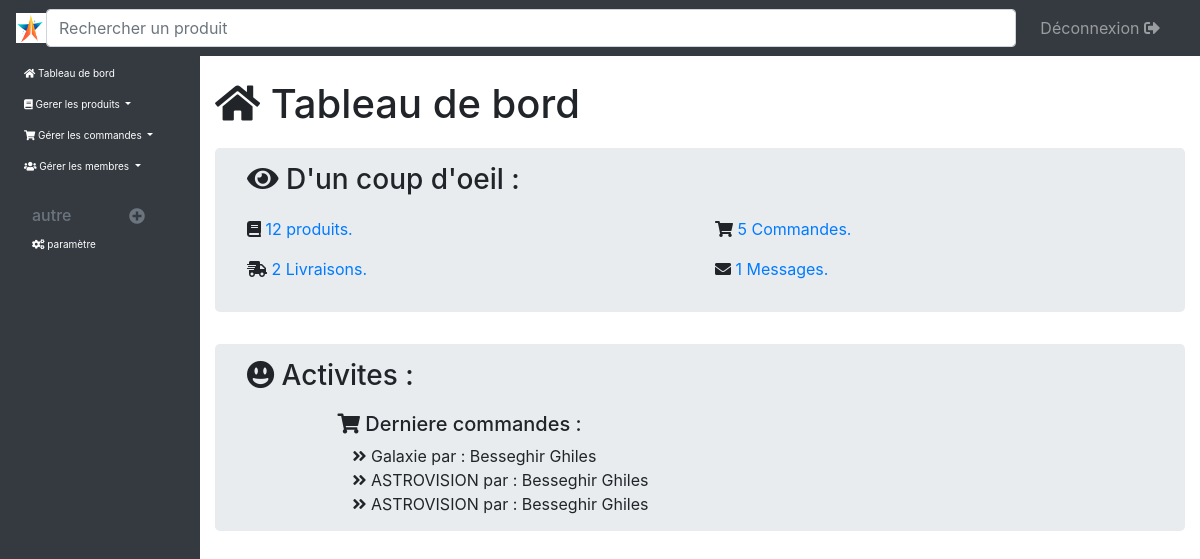
/Espace_admin/controleur/tabBord_controleur.php (signed in), run on the app's committed database.
### tables this page shows
CREATE TABLE IF NOT EXISTS `commandes` (
  `id` int NOT NULL AUTO_INCREMENT,
  `id_uti` int NOT NULL,
  `id_produit` int NOT NULL,
  `nb_l` int NOT NULL,
  `nb_j` int NOT NULL,
  `prix` int NOT NULL,
  `num` int NOT NULL,
  `etat` enum('Louer','Acheter') NOT NULL,
  `dateL` date DEFAULT NULL,
  `livraison` enum('livré','non livré') NOT NULL,
  `date` date NOT NULL,
  PRIMARY KEY (`id`)
);

CREATE TABLE IF NOT EXISTS `produits` (
  `id` int NOT NULL AUTO_INCREMENT,
  `titre` varchar(255) NOT NULL,
  `p_ach` int NOT NULL,
  `dispo` varchar(11) NOT NULL,
  `stock` int NOT NULL,
  `cat` varchar(255) NOT NULL,
  `nb_v` int NOT NULL,
  `disc` text NOT NULL,
  `promo` int NOT NULL,
  `image` varchar(255) NOT NULL,
  PRIMARY KEY (`id`)
);

CREATE TABLE IF NOT EXISTS `membres` (
  `id` int NOT NULL AUTO_INCREMENT,
  `nom` varchar(20) NOT NULL,
  `prenom` varchar(20) NOT NULL,
  `mail` varchar(255) NOT NULL,
  `pass` varchar(255) NOT NULL,
  `adress` varchar(255) NOT NULL,
  PRIMARY KEY (`id`)
);

### Espace_admin/controleur/tabBord_controleur.php (called while the page is built, shortened)
<?php
    include('../../autre/bdd.php');
    include('../modele/tabBord_modele.php');
    include('../vue/tabBord_vue.php');
?>

### Espace_admin/modele/tabBord_modele.php (called while the page is built)
<?php
	function nb_produit(){
		global $bdd;
        $req= $bdd->query('SELECT COUNT(*) AS nb FROM produits ');
        $donnees= $req->fetch();
        return $donnees['nb'];
	}
	function nb_commandes(){
		global $bdd;
        $req= $bdd->query('SELECT COUNT(*) AS nb FROM commandes ');
        $donnees= $req->fetch();
        return $donnees['nb'];
	}
	function nb_livr(){
		global $bdd;
        $req= $bdd->query('SELECT COUNT(*) AS nb FROM commandes where livraison="livré"');
        $donnees= $req->fetch();
        return $donnees['nb'];
	}
	function nb_message(){
		global $bdd;
        $req= $bdd->query('SELECT COUNT(*) AS nb FROM message where vue=0');
        $donnees= $req->fetch();
        return $donnees['nb'];
	}
	function get_com($d){
		global $bdd;
		$d= (int) $d;
		$rep = $bdd->query ('SELECT * FROM commandes,membres,produits where membres.id=id_uti and produits.id=id_produit ORDER BY date DESC LIMIT '.$d.' , 3');
		return $rep;
	}
?>

### Espace_admin/vue/tabBord_vue.php (the view, shortened to what this page needs)
<html>
<head>
    <link rel="stylesheet" href="../../css/bootstrap/dist/css/bootstrap.min.css" />
    <link rel="stylesheet" href="../../css/bootstrap/icone/css/all.css">
    <link href="../../css/style_admin.css" rel="stylesheet" />
</head>
<body>
    <?php include("../autre/menu.php"); ?>
    <section class="container-fluid col-lg-10 offset-lg-2 col-md-9 offset-md-3" id='princi'>
        <h1 style="margin-bottom:20px;"><i class="fas fa-home"></i> Tableau de bord</h1>
        <article>
            <article class="jumbotron" style="padding-top:15px;padding-bottom:15px;">
                <h3 style="margin-bottom:20px;"><i class="fas fa-eye"></i> D'un coup d'oeil :</h3>
                <div class="row">
                    <p class="col-sm-6"><i class="fas fa-book"></i> <a href="#"><?php echo nb_produit(); ?> produits.</a></p>
                    <p class="col-sm-6"><i class="fas fa-shopping-cart"></i> <a href="#"><?php echo nb_commandes(); ?> Commandes.</a></p>
                    <p class="col-sm-6"><i class="fas fa-shipping-fast"></i> <a href="#"><?php echo nb_livr(); ?> Livraisons.</a></p>
                    <p class="col-sm-6"><i class="fas fa-envelope"></i> <a href="#"><?php echo nb_message(); ?> Messages.</a></p>
                </div>
            </article>
            <article class="jumbotron" style="padding-top:15px;padding-bottom:15px;">
                <h3 style="margin-bottom:20px;"><i class="fas fa-grin-alt"></i> Activites :</h3>
                <div class="row col-sm-11 offset-sm-1">
                    <h5><i class="fas fa-shopping-cart"></i> Derniere commandes :</h5>
                    <div class="col-lg-12">
                        <?php
                        $comms=get_com(0);
                        while($comm=$comms->fetch()){
                        ?>
                        <div><i class="fas fa-angle-double-right"></i>
                            <?php echo $comm['titre']; ?> par : <?php echo $comm['nom'].' '.$comm['prenom']; ?>
                        </div>
                        <?php } ?>
                    </div>
                </div>
            </article>
        </article>
    </section>
</body>

### css/style_admin.css (style rules this page uses)
#princi { margin-top: 80px; margin-bottom: 80px; }

### data on the page
commandes: id_produit.titre "Galaxie", membres.nom "Besseghir", membres.prenom "Ghiles"
commandes: id_produit.titre "ASTROVISION", membres.nom "Besseghir", membres.prenom "Ghiles"
commandes: id_produit.titre "ASTROVISION", membres.nom "Besseghir", membres.prenom "Ghiles"

### other printed values
nb_produit() "12"
nb_commandes() "5"
nb_livr() "2"
nb_message() "1"
